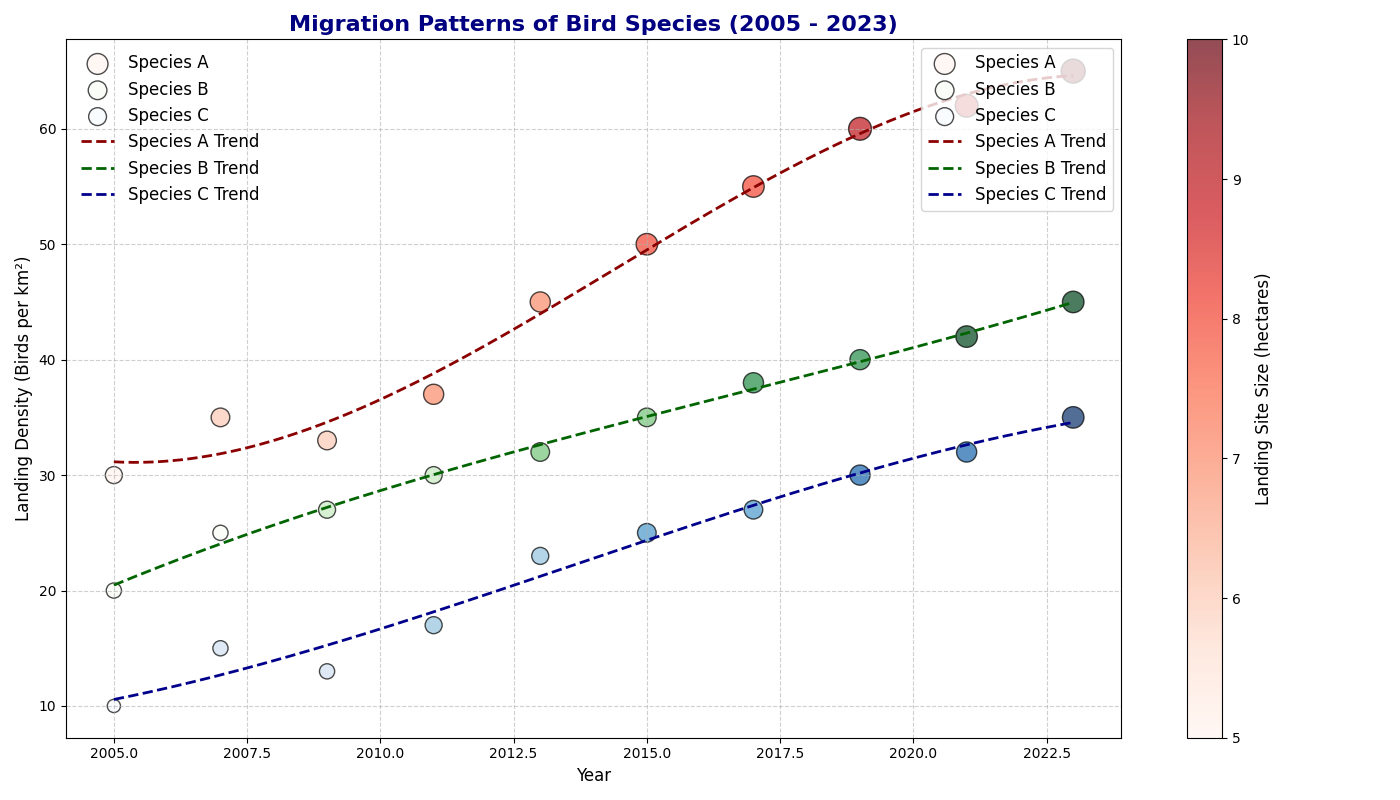

Write the Python code that produced this figure.
import matplotlib.pyplot as plt
import numpy as np

# Backstory: Imagine tracking the migration patterns of different bird species over the years. 
# We have observed their landing locations and categorized the landing densities.

# Years of observation
years = np.array([2005, 2007, 2009, 2011, 2013, 2015, 2017, 2019, 2021, 2023])

# Data for different bird species
# Landing densities measured in birds per km²
species_a_landing_density = np.array([30, 35, 33, 37, 45, 50, 55, 60, 62, 65])
species_b_landing_density = np.array([20, 25, 27, 30, 32, 35, 38, 40, 42, 45])
species_c_landing_density = np.array([10, 15, 13, 17, 23, 25, 27, 30, 32, 35])

# Sizes of the landing sites in hectares
landing_site_sizes_a = np.array([5, 6, 6, 7, 7, 8, 8, 9, 9, 10])
landing_site_sizes_b = np.array([4, 4, 5, 5, 6, 6, 7, 7, 8, 8])
landing_site_sizes_c = np.array([3, 4, 4, 5, 5, 6, 6, 7, 7, 8])

# Create a figure
fig, ax = plt.subplots(figsize=(14, 8))

# Add scatter plots for each bird species
scatter_a = ax.scatter(years, species_a_landing_density, s=landing_site_sizes_a*30, c=landing_site_sizes_a, cmap='Reds', alpha=0.7, edgecolor='k', label='Species A')
scatter_b = ax.scatter(years, species_b_landing_density, s=landing_site_sizes_b*30, c=landing_site_sizes_b, cmap='Greens', alpha=0.7, edgecolor='k', label='Species B')
scatter_c = ax.scatter(years, species_c_landing_density, s=landing_site_sizes_c*30, c=landing_site_sizes_c, cmap='Blues', alpha=0.7, edgecolor='k', label='Species C')

# Adding a trend line for Species A
trend_line = np.poly1d(np.polyfit(years, species_a_landing_density, 3))
year_range = np.linspace(years.min(), years.max(), 300)
ax.plot(year_range, trend_line(year_range), color='darkred', linestyle='--', linewidth=2, label='Species A Trend')

# Adding a trend line for Species B
trend_line_b = np.poly1d(np.polyfit(years, species_b_landing_density, 3))
ax.plot(year_range, trend_line_b(year_range), color='darkgreen', linestyle='--', linewidth=2, label='Species B Trend')

# Adding a trend line for Species C
trend_line_c = np.poly1d(np.polyfit(years, species_c_landing_density, 3))
ax.plot(year_range, trend_line_c(year_range), color='darkblue', linestyle='--', linewidth=2, label='Species C Trend')

# Titles and labels
ax.set_title('Migration Patterns of Bird Species (2005 - 2023)', fontsize=16, fontweight='bold', color='navy')
ax.set_xlabel('Year', fontsize=12)
ax.set_ylabel('Landing Density (Birds per km²)', fontsize=12)

# Adding legend
legend1 = ax.legend(loc="upper left", frameon=False, fontsize=12)
ax.legend(loc='upper right', fontsize=12)
ax.add_artist(legend1)

# Color bar for landing site sizes
colorbar = fig.colorbar(scatter_a, ax=ax, orientation='vertical')
colorbar.set_label('Landing Site Size (hectares)', fontsize=12)

# Grid and layout adjustments
ax.grid(True, linestyle='--', alpha=0.6)
plt.tight_layout()

# Display the scatter plot
plt.show()
